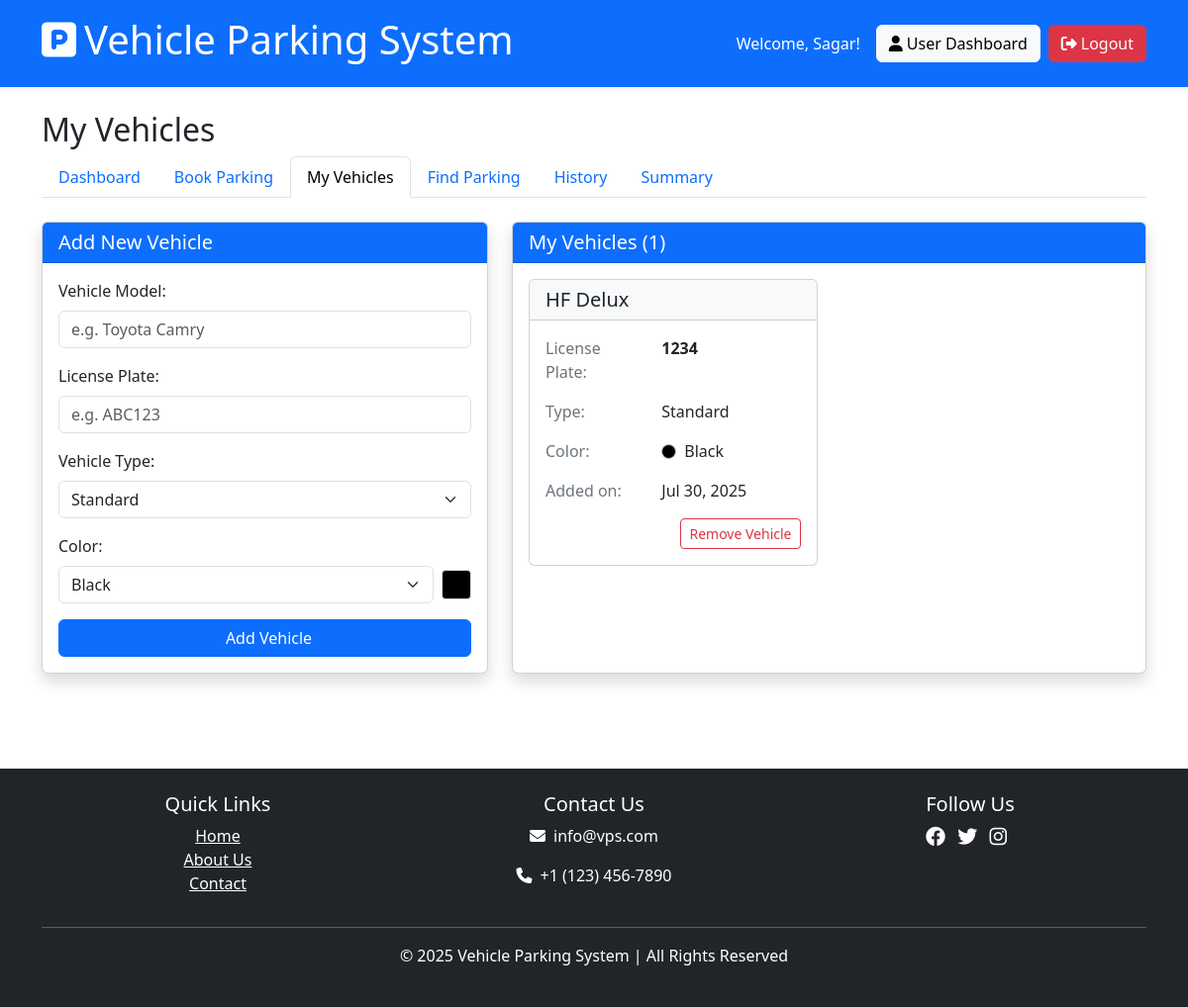
Screenshot of /user/vehicles (signed in) with the database file from the repository.
### models/user.py (models this page shows, shortened)
class User(db.Model, UserMixin):
    id = db.Column(db.Integer, primary_key=True)
    username = db.Column(db.String(100), unique=True, nullable=False)
    email = db.Column(db.String(120), unique=True, nullable=False)
    password_hash = db.Column(db.String(200), nullable=False)
    first_name = db.Column(db.String(50))
    last_name = db.Column(db.String(50))
    phone = db.Column(db.String(20))
    registered_on = db.Column(db.DateTime, default=lambda: datetime.now(timezone.utc))
    bookings = db.relationship('Booking', backref='user', lazy=True, cascade="all, delete-orphan")
    vehicles = db.relationship('Vehicle', backref='owner', lazy=True, cascade="all, delete-orphan")
    @property
    def password(self):
        raise AttributeError('password is not a readable attribute')

### models/vehicle.py (models this page shows, shortened)
class Vehicle(db.Model):
    id = db.Column(db.Integer, primary_key=True)
    user_id = db.Column(db.Integer, db.ForeignKey('user.id'), nullable=False)
    model = db.Column(db.String(100), nullable=False)
    license_plate = db.Column(db.String(20), nullable=False, unique=True)
    vehicle_type = db.Column(db.String(20), default='standard')  # standard, compact, SUV, electric, etc.
    color = db.Column(db.String(20))
    created_on = db.Column(db.DateTime, default=lambda: datetime.now(timezone.utc))
    bookings = db.relationship('Booking', backref='vehicle', lazy=True)

### routes/user_routes.py (the view, shortened to what this page needs)
@user_bp.route('/vehicles', methods=['GET', 'POST'])
@login_required
@user_required
def vehicles():
    form = VehicleForm()
    user_vehicles = Vehicle.query.filter_by(user_id=current_user.id).all()
    return render_template('user/vehicles.html', form=form, vehicles=user_vehicles)

### routes/user_routes.py
class VehicleForm(FlaskForm):
    model = StringField('Vehicle Model', validators=[DataRequired(), Length(min=2, max=100)])
    license_plate = StringField('License Plate', validators=[DataRequired(), Length(min=2, max=20)])
    vehicle_type = SelectField('Vehicle Type', choices=[
        ('standard', 'Standard'),
        ('compact', 'Compact'),
        ('suv', 'SUV'),
        ('electric', 'Electric Vehicle')
    ], validators=[DataRequired()])
    color = StringField('Color', validators=[Length(max=20)])
    submit = SubmitField('Add Vehicle')

### extensions.py (called while the page is built)
@login_manager.user_loader
def load_user(user_id):
    from models.admin import Admin
    from models.user import User
    admin = Admin.query.get(int(user_id))
    if admin:
        return admin
    return User.query.get(int(user_id))

### routes/user_routes.py (called while the page is built)
def user_required(f):
    from functools import wraps
    @wraps(f)
    def decorated_function(*args, **kwargs):
        from models.admin import Admin
        if isinstance(current_user, Admin):
            flash('This feature is only for regular users.', 'danger')
            return redirect(url_for('admin.dashboard'))
        return f(*args, **kwargs)
    return decorated_function

### templates/user/vehicles.html (shortened to what this page needs)
{% extends 'shared/base.html' %}
{% block content %}
<div class="row mb-4">
    <div class="col-12">
        <h2>My Vehicles</h2>
        <nav>
            <div class="nav nav-tabs" id="nav-tab" role="tablist">
                <a class="nav-link" href="{{ url_for('user.dashboard') }}">Dashboard</a>
                <a class="nav-link" href="{{ url_for('user.book_parking') }}">Book Parking</a>
                <a class="nav-link active" href="{{ url_for('user.vehicles') }}">My Vehicles</a>
                <a class="nav-link" href="{{ url_for('user.search_parking') }}">Find Parking</a>
                <a class="nav-link" href="{{ url_for('user.history') }}">History</a>
                <a class="nav-link" href="{{ url_for('user.summary') }}">Summary</a>
            </div>
        </nav>
    </div>
</div>
<div class="row mb-4">
    <div class="col-md-5 mb-4">
        <div class="card shadow h-100">
            <div class="card-header bg-primary text-white">
                <h5 class="card-title mb-0">Add New Vehicle</h5>
            </div>
            <div class="card-body">
                <form method="POST" action="{{ url_for('user.vehicles') }}">
                    <div class="mb-3">
                        <label for="model" class="form-label">Vehicle Model:</label>
                        <input type="text" class="form-control" id="model" name="model" placeholder="e.g. Toyota Camry" required>
                    </div>
                    <div class="mb-3">
                        <label for="license_plate" class="form-label">License Plate:</label>
                        <input type="text" class="form-control" id="license_plate" name="license_plate" placeholder="e.g. ABC123" required>
                    </div>
                    <div class="mb-3">
                        <label for="vehicle_type" class="form-label">Vehicle Type:</label>
                        <select class="form-select" id="vehicle_type" name="vehicle_type">
                            <option value="standard">Standard</option>
                        </select>
                    </div>
                    <div class="mb-3">
                        <label for="color" class="form-label">Color:</label>
                        <div class="d-flex">
                            <select class="form-select" id="color" name="color">
                                <option value="Black">Black</option>
                            </select>
                            <div class="ms-2 d-flex align-items-center">
                                <div id="color-preview" class="border" style="width: 30px; height: 30px; background-color: black; border-radius: 4px;"></div>
                            </div>
                        </div>
                    </div>
                    <div class="d-grid">
                        <button type="submit" class="btn btn-primary">
                            Add Vehicle
                        </button>
                    </div>
                </form>
            </div>
        </div>
    </div>
    <div class="col-md-7 mb-4">
        <div class="card shadow h-100">
            <div class="card-header bg-primary text-white">
                <h5 class="card-title mb-0">My Vehicles ({{ vehicles|length }})</h5>
            </div>
            <div class="card-body">
                {% if vehicles %}
                    <div class="row">
                        {% for vehicle in vehicles %}
                            <div class="col-md-6 mb-4">
                                <div class="card h-100 vehicle-card">
                                    <div class="card-header {% if vehicle.vehicle_type == 'electric' %}bg-warning bg-opacity-25{% elif vehicle.vehicle_type == 'suv' %}bg-success bg-opacity-25{% elif vehicle.vehicle_type == 'compact' %}bg-info bg-opacity-25{% else %}bg-light{% endif %}">
                                        <div class="d-flex justify-content-between align-items-center">
                                            <h5 class="card-title mb-0">{{ vehicle.model }}</h5>
                                        </div>
                                    </div>
                                    <div class="card-body">
                                        <div class="row mb-3">
                                            <div class="col-5 text-secondary">License Plate:</div>
                                            <div class="col-7"><strong>{{ vehicle.license_plate }}</strong></div>
                                        </div>
                                        <div class="row mb-3">
                                            <div class="col-5 text-secondary">Type:</div>
                                            <div class="col-7">{{ vehicle.vehicle_type|capitalize }}</div>
                                        </div>
                                        <div class="row mb-3">
                                            <div class="col-5 text-secondary">Color:</div>
                                            <div class="col-7">
                                                <div class="d-flex align-items-center">
                                                    <div class="me-2" style="width: 15px; height: 15px; background-color: {{ vehicle.color|lower if vehicle.color else 'gray' }}; border-radius: 50%; border: 1px solid #ccc;"></div>
                                                    {{ vehicle.color or 'Not specified' }}
                                                </div>
                                            </div>
                                        </div>
                                        <div class="row mb-3">
                                            <div class="col-5 text-secondary">Added on:</div>
                                            <div class="col-7">{{ vehicle.created_on.strftime('%b %d, %Y') }}</div>
                                        </div>
                                        <div class="text-end mt-3">
                                            <form method="POST" action="{{ url_for('user.delete_vehicle', vehicle_id=vehicle.id) }}" onsubmit="return confirm('Are you sure you want to delete this vehicle?');">
                                                <button type="submit" class="btn btn-sm btn-outline-danger">
                                                     Remove Vehicle
                                                </button>
                                            </form>
                                        </div>
                                    </div>
                                </div>
                            </div>
                        {% endfor %}
                    </div>
                {% else %}
                    <div class="text-center py-5">
                        <i class="bi bi-car-front-fill" style="font-size: 3rem; color: #ccc;"></i>
                        <h4 class="mt-3">No Vehicles Added</h4>
                        <p class="text-muted">You don't have any vehicles added yet. Add your first vehicle using the form.</p>
                    </div>
                {% endif %}
            </div>
        </div>
    </div>
</div>
{% endblock %}

### templates/shared/base.html (shortened to what this page needs)
<!DOCTYPE html>
<html lang="en">
<head>
    <link rel="stylesheet" href="{{ url_for('static', filename='css/style.css') }}">
    <link href="https://cdn.jsdelivr.net/npm/bootstrap@5.3.0/dist/css/bootstrap.min.css" rel="stylesheet">
    <link rel="stylesheet" href="https://cdnjs.cloudflare.com/ajax/libs/font-awesome/6.4.0/css/all.min.css">
</head>
<body class="d-flex flex-column min-vh-100">
    <header class="bg-primary text-white p-3 shadow-sm">
        <div class="container">
            <div class="d-flex justify-content-between align-items-center">
                <a href="{{ url_for('main.index') }}" class="text-white text-decoration-none">
                    <h1><i class="fas fa-parking me-2"></i>Vehicle Parking System</h1>
                </a>
                <nav class="navbar-nav d-flex flex-row">
                    {% if current_user.is_authenticated %}
                        <div class="d-flex align-items-center">
                            <span class="me-3">Welcome, {{ current_user.username }}!</span>
                            {% if current_user.is_admin %}
                                <a href="{{ url_for('admin.dashboard') }}" class="btn btn-light me-2">
                                    <i class="fas fa-tachometer-alt me-1"></i>Admin Dashboard
                                </a>
                            {% else %}
                                <a href="{{ url_for('user.dashboard') }}" class="btn btn-light me-2">
                                    <i class="fas fa-user me-1"></i>User Dashboard
                                </a>
                            {% endif %}
                            <a href="{{ url_for('auth.logout') }}" class="btn btn-danger">
                                <i class="fas fa-sign-out-alt me-1"></i>Logout
                            </a>
                        </div>
                    {% endif %}
                </nav>
            </div>
        </div>
    </header>
    <main class="flex-grow-1">
        <div class="container mt-4">
            {% block content %}{% endblock %}
        </div>
    </main>
    <footer class="mt-5 p-4 bg-dark text-white text-center">
        <div class="container">
            <div class="row">
                <div class="col-md-4">
                    <h5>Quick Links</h5>
                    <ul class="list-unstyled">
                        <li><a href="{{ url_for('main.index') }}" class="text-white">Home</a></li>
                        <li><a href="{{ url_for('main.about') }}" class="text-white">About Us</a></li>
                        <li><a href="{{ url_for('main.contact') }}" class="text-white">Contact</a></li>
                    </ul>
                </div>
                <div class="col-md-4">
                    <h5>Contact Us</h5>
                    <p><i class="fas fa-envelope me-2"></i>info@vps.com</p>
                    <p><i class="fas fa-phone me-2"></i>+1 (123) 456-7890</p>
                </div>
                <div class="col-md-4">
                    <h5>Follow Us</h5>
                    <div class="social-icons">
                        <a href="#" class="text-white me-2"><i class="fab fa-facebook fa-lg"></i></a>
                        <a href="#" class="text-white me-2"><i class="fab fa-twitter fa-lg"></i></a>
                        <a href="#" class="text-white me-2"><i class="fab fa-instagram fa-lg"></i></a>
                    </div>
                </div>
            </div>
            <hr class="my-3">
            <p>&copy; 2025 Vehicle Parking System | All Rights Reserved</p>
        </div>
    </footer>
</body>
</html>

### rows the page displays
User: username "Sagar"
Vehicle: model "HF Delux", license_plate "1234", vehicle_type "Standard", color "Black", created_on "Jul 30, 2025"

### other values shown
{{ vehicles|length }} "1"
